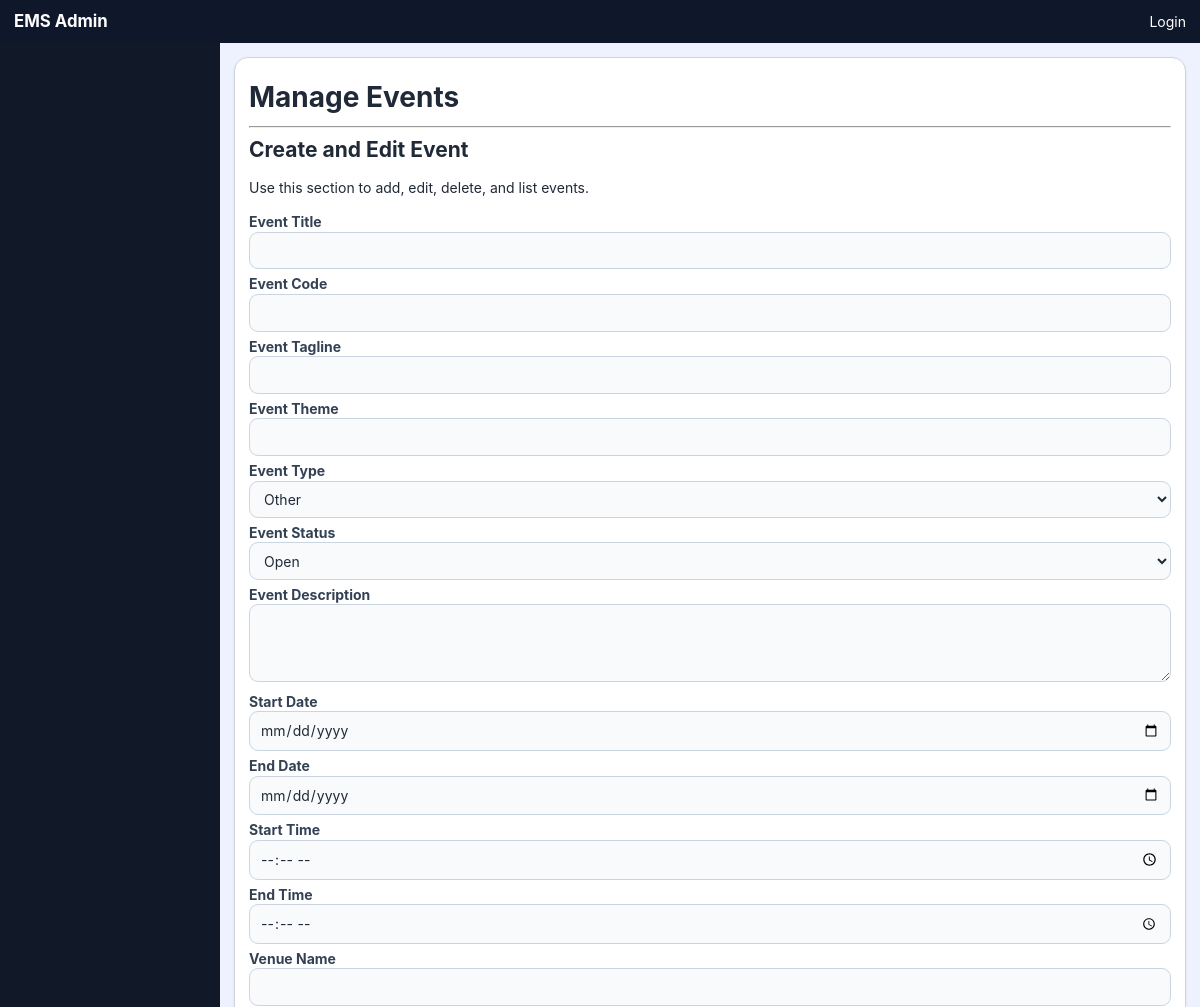
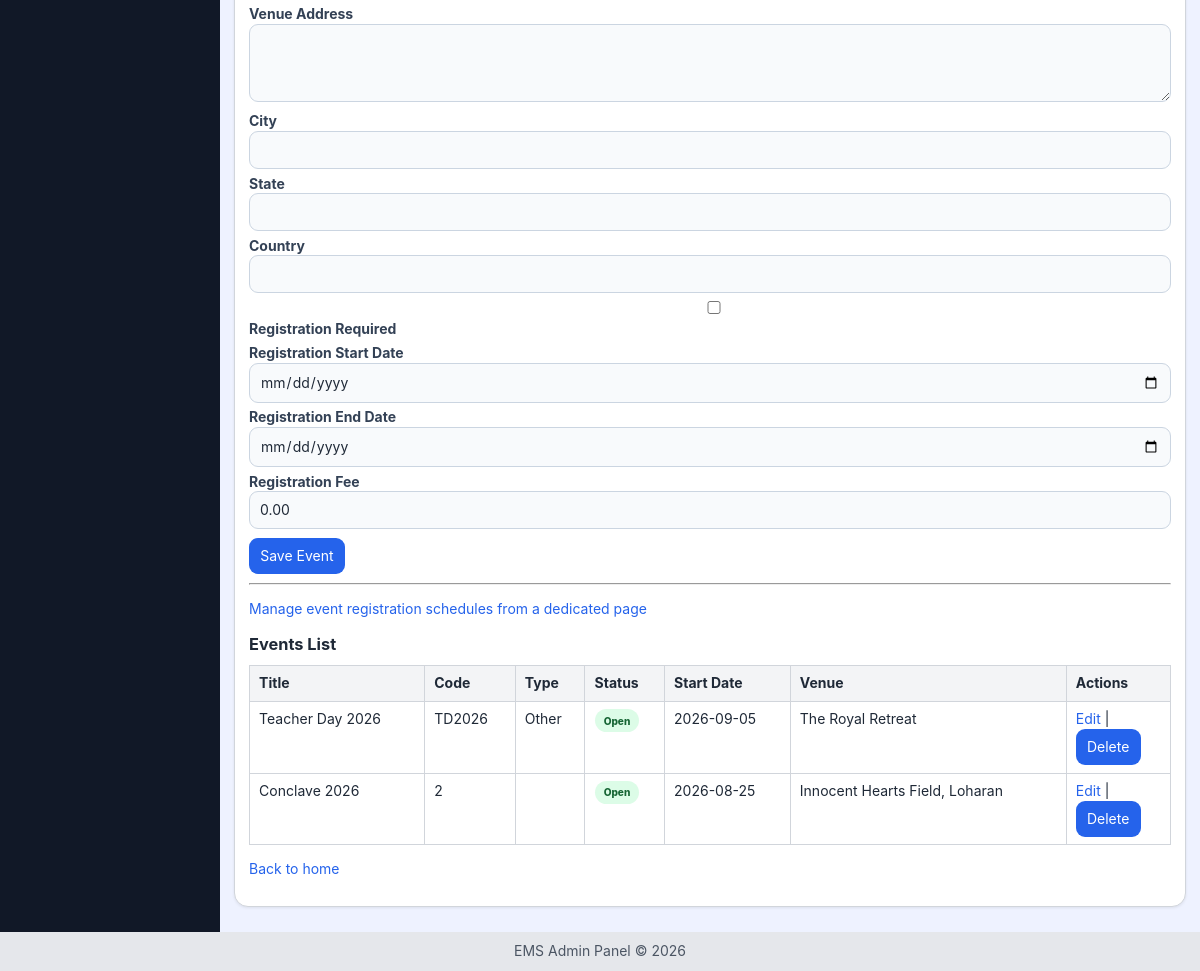
The page /admin/events.php on the database its author committed (2 pictures, top to bottom).
### tables this page shows
CREATE TABLE IF NOT EXISTS `events` (
  `event_id` int NOT NULL AUTO_INCREMENT,
  `event_title` varchar(255) NOT NULL,
  `event_code` varchar(50) DEFAULT NULL,
  `event_tagline` varchar(255) DEFAULT NULL,
  `event_theme` varchar(255) DEFAULT NULL,
  `event_type` enum('Academic','Cultural','Sports','Seminar','Workshop','Conference','Meeting','Celebration','Competition','Other') DEFAULT 'Other',
  `event_status` enum('Open','Suspended','Delayed','Postponed','Closed') NOT NULL DEFAULT 'Open',
  `event_description` text,
  `start_date` date NOT NULL,
  `end_date` date DEFAULT NULL,
  `start_time` time DEFAULT NULL,
  `end_time` time DEFAULT NULL,
  `venue_name` varchar(255) DEFAULT NULL,
  `venue_address` text,
  `city` varchar(20) DEFAULT NULL,
  `state` varchar(20) DEFAULT NULL,
  `country` varchar(20) DEFAULT NULL,
  `registration_required` tinyint(1) DEFAULT '0',
  `registration_start_date` date DEFAULT NULL,
  `registration_end_date` date DEFAULT NULL,
  `registration_fee` decimal(10,2) DEFAULT '0.00',
  `created_by` int DEFAULT NULL,
  `updated_by` int DEFAULT NULL,
  `created_at` datetime DEFAULT CURRENT_TIMESTAMP,
  `updated_at` datetime DEFAULT CURRENT_TIMESTAMP ON UPDATE CURRENT_TIMESTAMP,
  PRIMARY KEY (`event_id`),
  UNIQUE KEY `event_code` (`event_code`)
);

### admin/events_funcs.php (called while the page is built, shortened)
<?php
function getAllEvents(PDO $pdo): array
{
    $statement = $pdo->query('SELECT * FROM events ORDER BY start_date DESC, event_title ASC');
    return $statement ? $statement->fetchAll() : [];
}

### config/database.php (called while the page is built, shortened)
<?php
function getAppBasePath(): string
{
    $scriptFilename = str_replace('\\', '/', $_SERVER['SCRIPT_FILENAME'] ?? '');
    $documentRoot = str_replace('\\', '/', $_SERVER['DOCUMENT_ROOT'] ?? '');
    $normalizedDocumentRoot = rtrim($documentRoot, '/');
    $normalizedScriptFilename = rtrim($scriptFilename, '/');
    if ($normalizedScriptFilename !== '' && $normalizedDocumentRoot !== '' && str_starts_with(strtolower($normalizedScriptFilename), strtolower($normalizedDocumentRoot))) {
        $relativeScript = substr($normalizedScriptFilename, strlen($normalizedDocumentRoot));
        $relativeDir = dirname($relativeScript);
        return '';
    }
    return '';
}
function buildUrl(string $path = ''): string
{
    $basePath = rtrim(getAppBasePath(), '/');
    $normalizedPath = '/' . ltrim($path, '/');
    if ($basePath === '') {
        return $normalizedPath;
    }
    $pathOnly = $normalizedPath;
    $queryString = '';
    $segments = array_map(static fn (string $segment): string => rawurlencode($segment), array_filter(explode('/', trim($pathOnly, '/')), static fn (string $segment): bool => $segment !== ''));
    $encodedPath = '/' . implode('/', $segments);
    return $basePath . $encodedPath . $queryString;
}

### admin/events.php (the view, shortened to what this page needs)
<?php
require_once __DIR__ . '/events_funcs.php';
require_once __DIR__ . '/../config/database.php';
require_once __DIR__ . '/layout.php';
$events = [];
$eventFormData = [
    'event_id' => '',
    'event_title' => '',
    'event_code' => '',
    'event_tagline' => '',
    'event_theme' => '',
    'event_type' => 'Other',
    'event_status' => 'Open',
    'event_description' => '',
    'start_date' => '',
    'end_date' => '',
    'start_time' => '',
    'end_time' => '',
    'venue_name' => '',
    'venue_address' => '',
    'city' => '',
    'state' => '',
    'country' => '',
    'registration_required' => 0,
    'registration_start_date' => '',
    'registration_end_date' => '',
    'registration_fee' => '0.00',
];
try {
    $pdo = createDbConnection();
    $events = getAllEvents($pdo);
} catch (PDOException $exception) {
    $adminError = ($adminError ?? '') !== '' ? $adminError : 'Database connection failed: ' . $exception->getMessage();
}
$eventTypeOptions = ['Academic','Cultural','Sports','Seminar','Workshop','Conference','Meeting','Celebration','Competition','Other'];
$eventStatusOptions = ['Open','Suspended','Delayed','Postponed','Closed'];
?>
            <hr>
            <h2>Create and Edit Event</h2>
            <p>Use this section to add, edit, delete, and list events.</p>
            <form method="post">
                <label for="event_title">Event Title</label>
                <input id="event_title" name="event_title" type="text" value="<?php echo htmlspecialchars((string) ($eventFormData['event_title'] ?? ''), ENT_QUOTES, 'UTF-8'); ?>" required>
                <label for="event_code">Event Code</label>
                <input id="event_code" name="event_code" type="text" value="<?php echo htmlspecialchars((string) ($eventFormData['event_code'] ?? ''), ENT_QUOTES, 'UTF-8'); ?>">
                <label for="event_tagline">Event Tagline</label>
                <input id="event_tagline" name="event_tagline" type="text" value="<?php echo htmlspecialchars((string) ($eventFormData['event_tagline'] ?? ''), ENT_QUOTES, 'UTF-8'); ?>">
                <label for="event_theme">Event Theme</label>
                <input id="event_theme" name="event_theme" type="text" value="<?php echo htmlspecialchars((string) ($eventFormData['event_theme'] ?? ''), ENT_QUOTES, 'UTF-8'); ?>">
                <label for="event_type">Event Type</label>
                <select id="event_type" name="event_type">
                    <?php foreach ($eventTypeOptions as $option): ?>
                        <option value="<?php echo htmlspecialchars($option, ENT_QUOTES, 'UTF-8'); ?>" <?php echo (($eventFormData['event_type'] ?? 'Other') === $option) ? 'selected' : ''; ?>><?php echo htmlspecialchars($option, ENT_QUOTES, 'UTF-8'); ?></option>
                    <?php endforeach; ?>
                </select>
                <label for="event_status">Event Status</label>
                <select id="event_status" name="event_status" required>
                    <?php foreach ($eventStatusOptions as $option): ?>
                        <option value="<?php echo htmlspecialchars($option, ENT_QUOTES, 'UTF-8'); ?>" <?php echo (($eventFormData['event_status'] ?? 'Open') === $option) ? 'selected' : ''; ?>><?php echo htmlspecialchars($option, ENT_QUOTES, 'UTF-8'); ?></option>
                    <?php endforeach; ?>
                </select>
                <label for="event_description">Event Description</label>
                <textarea id="event_description" name="event_description"><?php echo htmlspecialchars((string) ($eventFormData['event_description'] ?? ''), ENT_QUOTES, 'UTF-8'); ?></textarea>
                <label for="start_date">Start Date</label>
                <input id="start_date" name="start_date" type="date" value="<?php echo htmlspecialchars((string) ($eventFormData['start_date'] ?? ''), ENT_QUOTES, 'UTF-8'); ?>" required>
                <label for="end_date">End Date</label>
                <input id="end_date" name="end_date" type="date" value="<?php echo htmlspecialchars((string) ($eventFormData['end_date'] ?? ''), ENT_QUOTES, 'UTF-8'); ?>">
                <label for="start_time">Start Time</label>
                <input id="start_time" name="start_time" type="time" value="<?php echo htmlspecialchars((string) ($eventFormData['start_time'] ?? ''), ENT_QUOTES, 'UTF-8'); ?>">
                <label for="end_time">End Time</label>
                <input id="end_time" name="end_time" type="time" value="<?php echo htmlspecialchars((string) ($eventFormData['end_time'] ?? ''), ENT_QUOTES, 'UTF-8'); ?>">
                <label for="venue_name">Venue Name</label>
                <input id="venue_name" name="venue_name" type="text" value="<?php echo htmlspecialchars((string) ($eventFormData['venue_name'] ?? ''), ENT_QUOTES, 'UTF-8'); ?>">
                <label for="venue_address">Venue Address</label>
                <textarea id="venue_address" name="venue_address"><?php echo htmlspecialchars((string) ($eventFormData['venue_address'] ?? ''), ENT_QUOTES, 'UTF-8'); ?></textarea>
                <label for="city">City</label>
                <input id="city" name="city" type="text" value="<?php echo htmlspecialchars((string) ($eventFormData['city'] ?? ''), ENT_QUOTES, 'UTF-8'); ?>">
                <label for="state">State</label>
                <input id="state" name="state" type="text" value="<?php echo htmlspecialchars((string) ($eventFormData['state'] ?? ''), ENT_QUOTES, 'UTF-8'); ?>">
                <label for="country">Country</label>
                <input id="country" name="country" type="text" value="<?php echo htmlspecialchars((string) ($eventFormData['country'] ?? ''), ENT_QUOTES, 'UTF-8'); ?>">
                <label>
                    <input type="checkbox" name="registration_required" value="1" <?php echo !empty($eventFormData['registration_required']) ? 'checked' : ''; ?>>
                    Registration Required
                </label>
                <label for="registration_start_date">Registration Start Date</label>
                <input id="registration_start_date" name="registration_start_date" type="date" value="<?php echo htmlspecialchars((string) ($eventFormData['registration_start_date'] ?? ''), ENT_QUOTES, 'UTF-8'); ?>">
                <label for="registration_end_date">Registration End Date</label>
                <input id="registration_end_date" name="registration_end_date" type="date" value="<?php echo htmlspecialchars((string) ($eventFormData['registration_end_date'] ?? ''), ENT_QUOTES, 'UTF-8'); ?>">
                <label for="registration_fee">Registration Fee</label>
                <input id="registration_fee" name="registration_fee" type="number" min="0" step="0.01" value="<?php echo htmlspecialchars((string) ($eventFormData['registration_fee'] ?? '0.00'), ENT_QUOTES, 'UTF-8'); ?>">
                <div class="actions">
                    <button type="submit">Save Event</button>
                </div>
            </form>
            <hr>
            <p><a href="<?php echo htmlspecialchars(buildUrl('admin/event_schedule.php'), ENT_QUOTES, 'UTF-8'); ?>">Manage event registration schedules from a dedicated page</a></p>
            <h3>Events List</h3>
            <?php if (!empty($events)): ?>
                <table>
                    <thead>
                        <tr>
                            <th>Title</th>
                            <th>Code</th>
                            <th>Type</th>
                            <th>Status</th>
                            <th>Start Date</th>
                            <th>Venue</th>
                            <th>Actions</th>
                        </tr>
                    </thead>
                    <tbody>
                        <?php foreach ($events as $event): ?>
                            <tr>
                                <td><?php echo htmlspecialchars((string) ($event['event_title'] ?? ''), ENT_QUOTES, 'UTF-8'); ?></td>
                                <td><?php echo htmlspecialchars((string) ($event['event_code'] ?? ''), ENT_QUOTES, 'UTF-8'); ?></td>
                                <td><?php echo htmlspecialchars((string) ($event['event_type'] ?? ''), ENT_QUOTES, 'UTF-8'); ?></td>
                                <td><span class="event-status event-status-<?php echo strtolower(htmlspecialchars((string) ($event['event_status'] ?? 'Open'), ENT_QUOTES, 'UTF-8')); ?>"><?php echo htmlspecialchars((string) ($event['event_status'] ?? 'Open'), ENT_QUOTES, 'UTF-8'); ?></span></td>
                                <td><?php echo htmlspecialchars((string) ($event['start_date'] ?? ''), ENT_QUOTES, 'UTF-8'); ?></td>
                                <td><?php echo htmlspecialchars((string) ($event['venue_name'] ?? ''), ENT_QUOTES, 'UTF-8'); ?></td>
                                <td>
                                    <a href="<?php echo htmlspecialchars(buildUrl('admin') . '?edit=' . (int) $event['event_id'], ENT_QUOTES, 'UTF-8'); ?>">Edit</a>
                                    |
                                    <form class="inline-form" method="post" onsubmit="return confirm('Delete this event?');">
                                        <button type="submit">Delete</button>
                                    </form>
                                </td>
                            </tr>
                        <?php endforeach; ?>
                    </tbody>
                </table>
            <?php else: ?>
                <p>No events found yet.</p>
            <?php endif; ?>
            <p><a href="<?php echo htmlspecialchars(buildUrl(''), ENT_QUOTES, 'UTF-8'); ?>">Back to home</a></p>

### rows shown on the page
events: event_type "Other", event_status "Open", registration_fee "0.00", event_title "Teacher Day 2026", event_code "TD2026", start_date "2026-09-05", venue_name "The Royal Retreat"
events: event_title "Conclave 2026", event_code "2", event_status "Open", start_date "2026-08-25", venue_name "Innocent Hearts Field, Loharan"

### other values the page prints
$pageHeading "Manage Events"
